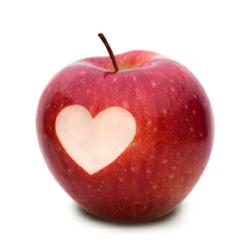
#> input picture dataset/train/apple/Image_16.jpg, 250 x 249 px; its folder holds only this picture in this run
$ jupyter execute yeni.ipynb
#> lines starting #> are read from the running program, lines starting #| are printed output that depends on the picture
[cell 1]
import numpy as np
import os
from PIL import Image
from sklearn.ensemble import RandomForestClassifier
import numpy as np
from sklearn.svm import SVC
from sklearn.metrics import accuracy_score
from matplotlib import pyplot as plt
from sklearn.svm import SVC
from sklearn.metrics import accuracy_score, precision_score, recall_score, f1_score
import os
import cv2
import numpy as np
from sklearn.ensemble import RandomForestClassifier
from sklearn.metrics import classification_report, accuracy_score
from sklearn.model_selection import train_test_split
from sklearn.preprocessing import LabelEncoder

[cell 2]
data_dir = os.getcwd()+"/dataset/train/"
classes = os.listdir(data_dir)

[cell 3]
X = []
y = []
for i, fruit in enumerate(classes):
    fruit_dir = os.path.join(data_dir, fruit)
    if fruit_dir.__contains__("DS"):
        print("Anasına girdik")
        print(fruit_dir)
        i = i - 1
        continue
    for filename in os.listdir(fruit_dir):
        img_path = os.path.join(fruit_dir, filename)
        img = Image.open(img_path).convert('RGB')
#> img is the input picture: PIL image 250x249 RGB; mean R, G, B 224.3, 186.2, 185.9
        img = img.resize((32, 32), resample=Image.BILINEAR)
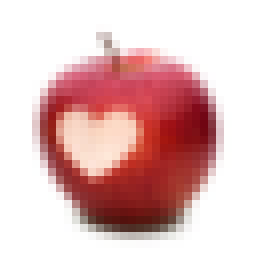
#> img: PIL image 32x32 RGB (shown 8 times larger); mean R, G, B 224.3, 186.2, 185.9
        X.append(np.array(img))
        y.append(i)
#> pass 2 of the loop `for i, fruit in enumerate(classes):`:
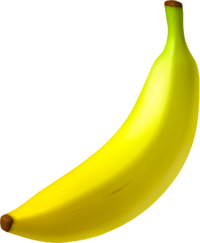
#> input picture dataset/train/banana/Image_11.png, 200 x 243 px
#> `img = Image.open(img_path).convert('RGB')`:
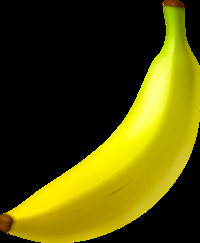
#> img: PIL image 200x243 RGB; mean R, G, B 78.4, 74, 4.3
#> `img = img.resize((32, 32), resample=Image.BILINEAR)`:
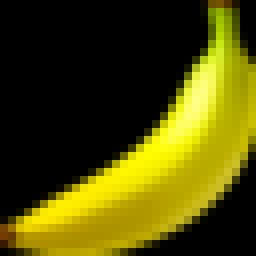
#> img: PIL image 32x32 RGB (shown 8 times larger); mean R, G, B 78.5, 74.1, 4.3

[cell 4]
X = np.array(X)
y = np.array(y)
X_train_flat = X.reshape((X.shape[0], -1))

[cell 5]
# Train a random forest classifier
clf = RandomForestClassifier(n_estimators=100, max_depth=10, random_state=42)
clf.fit(X_train_flat, y)

[cell 6]
# Test the classifier on a new image
test_img_path = os.path.join(data_dir, classes[0], os.listdir(os.path.join(data_dir, classes[0]))[0])
test_img = Image.open(test_img_path).convert('RGB')
test_img = test_img.resize((32, 32), resample=Image.BILINEAR)
test_data = np.array(test_img).reshape(1, -1)
predicted_class = clf.predict(test_data)[0]
#> predicted_class = 0
print("Predicted class:", classes[predicted_class])
#| Predicted class: apple

[cell 7]
y_pred = clf.predict(X_train_flat)
#> y_pred = [0, 1]

[cell 8]
accuracy = accuracy_score(y, y_pred)
#> accuracy = 1
precision = precision_score(y, y_pred, average='macro')
#> precision = 1
recall = recall_score(y, y_pred, average='macro')
#> recall = 1
f1 = f1_score(y, y_pred, average='macro')
#> f1 = 1

# Print the metrics
print("Accuracy:", accuracy)
#| Accuracy: 1.0
print("Precision:", precision)
#| Precision: 1.0
print("Recall:", recall)
#| Recall: 1.0
print("F1 score:", f1)
#| F1 score: 1.0
